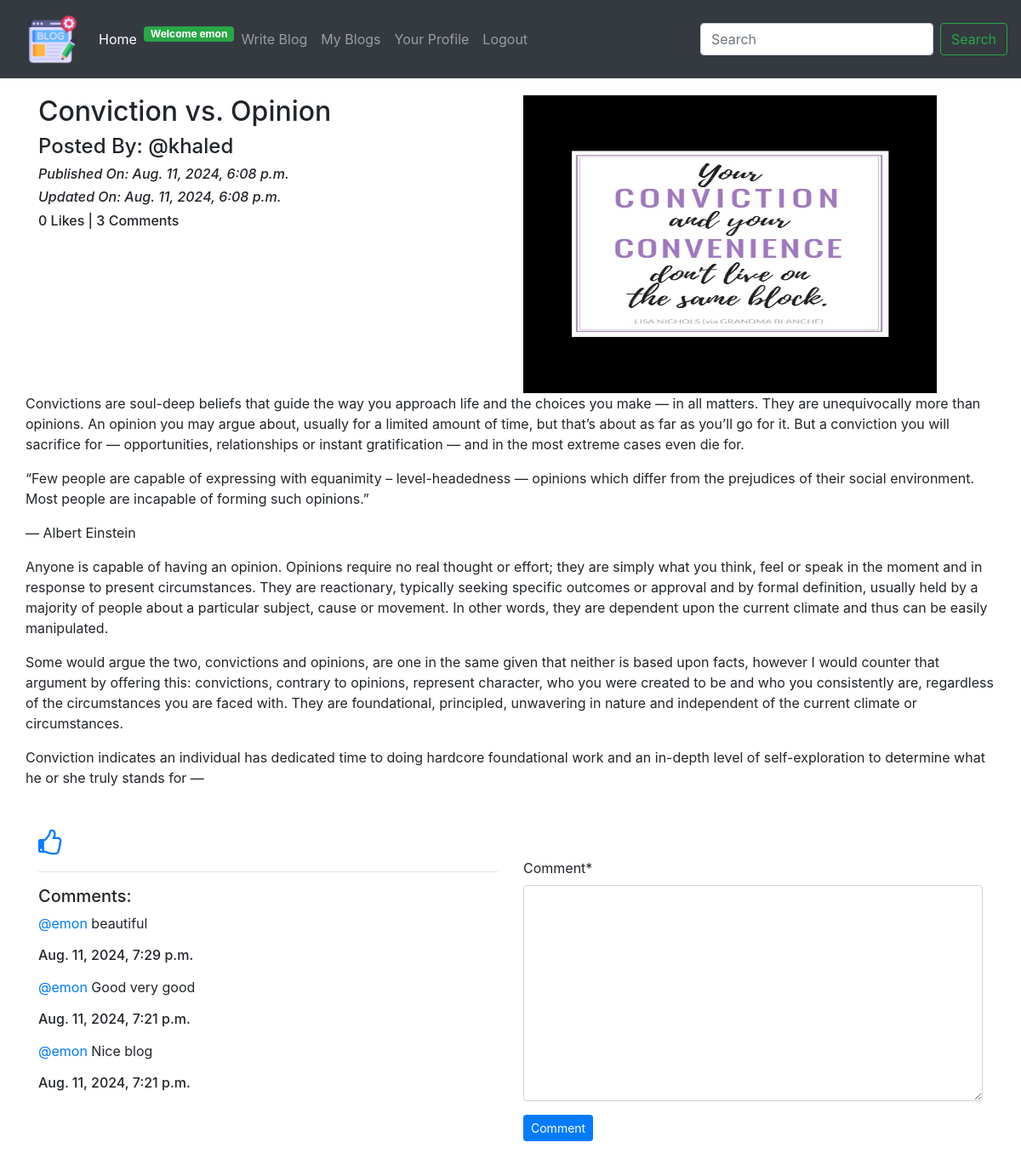
Page /blog/details/conviction-vs-opinion-26ff9e94-f575-4e20-9d43-edf7cad105ba/ (signed in) on the committed database.
### App_Blog/models.py (models this page shows, shortened)
class Blog(models.Model):
    author = models.ForeignKey(User, on_delete=models.CASCADE, related_name='post_author')
    blog_title = models.CharField(max_length=264, verbose_name="Put a Title")
    slug = models.SlugField(max_length=264, unique=True)
    blog_content = models.TextField(verbose_name="What is on your mind?")
    blog_image = models.ImageField(upload_to='blog_images', verbose_name="Image")
    publish_date = models.DateTimeField(auto_now_add=True)
    update_date = models.DateTimeField(auto_now=True)
    class Meta:
        ordering = ['-publish_date',]

class Comment(models.Model):
    blog = models.ForeignKey(Blog, on_delete=models.CASCADE, related_name='blog_comment')
    user = models.ForeignKey(User, on_delete=models.CASCADE, related_name='user_comment')
    comment = models.TextField()
    comment_date = models.DateTimeField(auto_now_add=True)
    class Meta:
        ordering = ('-comment_date',)

### App_Blog/views.py (the view, shortened to what this page needs)
# urls.py: path('details/<slug:slug>/', views.blog_details, name='blog_details'),
@login_required
def blog_details(request, slug):
    blog = Blog.objects.get(slug=slug)
    comment_form = CommentForm()
    already_liked = Likes.objects.filter(blog=blog, user= request.user)
    if already_liked:
        liked = True
    else:
        liked = False
    return render(request, 'App_Blog/blog_details.html', context={'blog':blog,'comment_form':comment_form,'liked':liked})

### App_Blog/forms.py
class CommentForm(forms.ModelForm):
    class Meta:
        model = Comment
        fields = ('comment',)

### templates/App_Blog/blog_details.html (shortened to what this page needs)
{% extends 'base.html' %}
{% load crispy_forms_tags %}
{% block body_block %}
<div class="row">
  <div class="col-sm-6">
    <h2>{{blog.blog_title}}</h2>
    <h4>Posted By: @{{blog.author}}</h4>
    <i><h6>Published On: {{blog.publish_date}}</h6></i>
    <i><h6>Updated On: {{blog.update_date}}</h6></i>
    <h6>{{blog.liked_blog.count}} Likes | {{blog.blog_comment.count}} Comments</h6>
  </div>
  <div class="col-sm-6">
    <img src="/media/{{blog.blog_image}}" width="90%" height="350px" >
  </div>
  <p>
    {{blog.blog_content|linebreaks}}
  </p>
  </div>
  {% if not liked %}
  <a href="{% url 'App_Blog:liked_post' pk=blog.pk %}">
    <i class="fa fa-thumbs-o-up fa-2x" aria-hidden="true"></i>
  </a>
  {% else %}
  <a href="{% url 'App_Blog:unliked_post' pk=blog.pk %}">
    <i class="fa fa-thumbs-o-down fa-2x" aria-hidden="true"></i>
  </a>
  {% endif %}
  <div class="row">
    <div class="col-sm-6">
      <hr>
      <h5>Comments:</h5>
      {% for comment in blog.blog_comment.all %}
      <p><a href="#">@{{comment.user}}</a> {{comment.comment}}<br><h6>{{comment.comment_date}}</h6></p>
      {% endfor %}
    </div>
    <div class="col-sm-6">
      <form method="POST">
        {{ comment_form|crispy }}
        <button type="submit" class="btn btn-primary btn-sm">Comment</button>
      </form>
    </div>
  </div>
  <br>
  <br>
  {% endblock %}

### templates/base.html (shortened to what this page needs)
<!DOCTYPE html>
{% load static %}
<html lang="en" dir="ltr">
<head>
  <link rel="stylesheet" href="https://maxcdn.bootstrapcdn.com/bootstrap/4.4.1/css/bootstrap.min.css">
  <link href="https://maxcdn.bootstrapcdn.com/font-awesome/4.7.0/css/font-awesome.min.css" rel="stylesheet">
</head>
<body>
 <nav class="navbar navbar-expand-lg navbar-dark bg-dark">
  <a class="nav-link" href="{% url 'index' %}"><img src="/media/logo.png" width="60px"></a>
  <div class="collapse navbar-collapse" id="navbarSupportedContent">
    <ul class="navbar-nav mr-auto">
      <li class="nav-item active">
        <a class="nav-link" href="{% url 'index' %}">Home </a>
      </li>
      {% if user.is_authenticated %}
      <li class="nav-item ">
        <a class="nav-link badge badge-success text-white"  href="#">Welcome {{user.username}}</a>
      </li>
      <li class="nav-item ">
        <a class="nav-link" href="{% url 'App_Blog:create_blog' %}">Write Blog</a>
      </li>
      <li class="nav-item ">
        <a class="nav-link" href="{% url 'App_Blog:my_blogs' %}">My Blogs</a>
      </li>
      <li class="nav-item ">
        <a class="nav-link" href="{% url 'App_Login:profile' %}">Your Profile</a>
      </li>
      <li class="nav-item ">
        <a class="nav-link" href="{% url 'App_Login:logout' %}">Logout</a>
      </li>
      {% endif %}
    </ul>
    <form class="form-inline my-2 my-lg-0">
      <input class="form-control mr-sm-2" type="search" placeholder="Search" aria-label="Search">
      <button class="btn btn-outline-success my-2 my-sm-0" type="submit">Search</button>
    </form>
  </div>
</nav>
  <div class="container" style="padding-top:20px">
    {% block body_block %}
    {% endblock %}
  </div>
</body>
</html>

### rows in the picture
Blog: blog_title "Conviction vs. Opinion", author "khaled", publish_date "Aug. 11, 2024, 6:08 p.m.", update_date "Aug. 11, 2024, 6:08 p.m.", liked_blog.count "0", blog_comment.count "3", blog_image (picture), blog_content "Convictions are soul-deep beliefs that guide the way you approach life and the choices you make — in all matters. They are unequivocally more than opinions. An opinion you may argue about, usually for a limited amount of time, but that’s about as far as you’ll go for it. But a conviction you will sacrifice for — opportunities, relationships or instant gratification — and in the most extreme cases even die for. “Few people are capable of expressing with equanimity – level-headedness — opinions which differ from the prejudices of their social environment. Most people are incapable of forming such opinions.” — Albert Einstein Anyone is capable of having an opinion. Opinions require no real…"
Comment: user "emon", comment "beautiful", comment_date "Aug. 11, 2024, 7:29 p.m."
Comment: user "emon", comment "Good very good", comment_date "Aug. 11, 2024, 7:21 p.m."
Comment: user "emon", comment "Nice blog", comment_date "Aug. 11, 2024, 7:21 p.m."

### other values in the picture
{{ user.username }} "emon"
